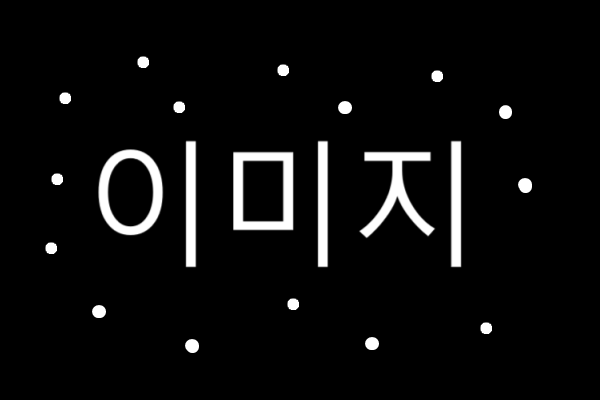
#> input picture ImgProcessing_Study/OpenCV/erode.png, 600 x 400 px, found by its file name
$ python 15_img_Transformation02.py
#> lines starting #> are read from the running program, lines starting #| are printed output that depends on the picture
'''
    열림 & 닫힘
    팽창과 침식 함께 연산
'''

'''열림 : 침식 후 팽창 (깍아서 노이즈 제거 후 살 찌움)'''
 # dilate(erode(img))
import cv2
import numpy as np
kernel = np.ones((3,3),dtype=np.uint8)

img =cv2.imread('../ImgProcessing_Study/OpenCV/erode.png',cv2.IMREAD_GRAYSCALE)
#> img is the input picture: shape (400, 600); min 0, max 255, mean 12.4

erode = cv2.erode(img,kernel,iterations=3) #침식
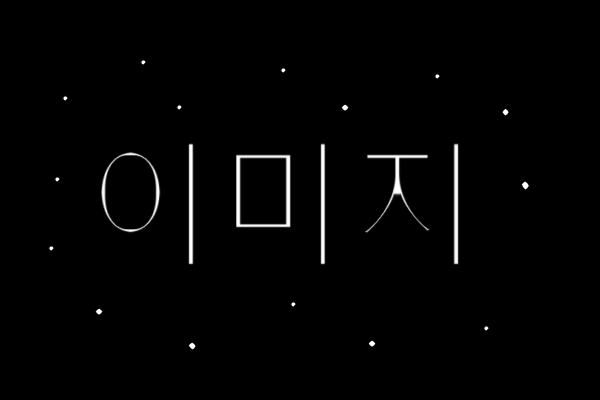
#> erode: shape (400, 600); min 0, max 255, mean 3.5
dilate = cv2.dilate(erode,kernel,iterations=3) # 팽창

cv2.imshow('img',img)
cv2.imshow('erode',erode)
cv2.imshow('dilate',dilate)
cv2.waitKey(0)
cv2.destroyAllWindows()

''' 닫힘 : 팽창 후 침식 (구멍을 메운 후 다시 깍음) '''
 # erode(dilate(img))
import cv2
import numpy as np
kernel = np.ones((3,3),dtype=np.uint8)

img = cv2.imread('../ImgProcessing_Study/OpenCV/dilate.png',cv2.IMREAD_GRAYSCALE)
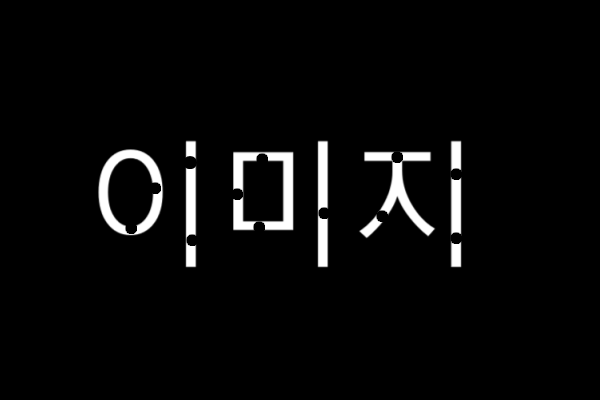
#> input picture ImgProcessing_Study/OpenCV/dilate.png, 600 x 400 px, found by its file name
#> img is the input picture: shape (400, 600); min 0, max 255, mean 9.2

dilate = cv2.dilate(img,kernel,iterations=3)
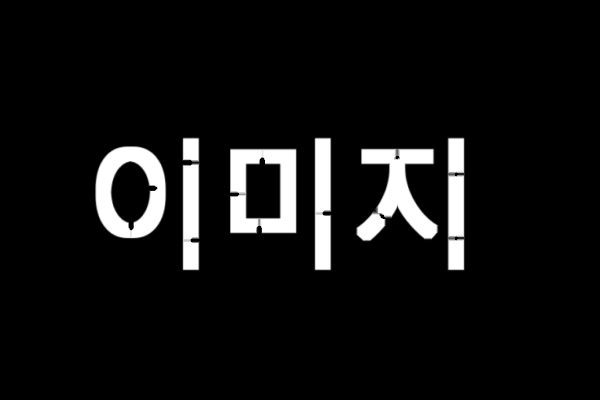
#> dilate: shape (400, 600); min 0, max 255, mean 17.4
erode = cv2.erode(dilate,kernel,iterations=3)

cv2.imshow('img',img)
cv2.imshow('dilate',dilate)
cv2.imshow('erode',erode)
cv2.waitKey(0)
cv2.destroyAllWindows()
